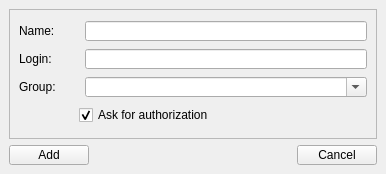
<ui version="4.0" >
 <class>addForm</class>
 <widget class="QWidget" name="addForm" >
  <property name="geometry" >
   <rect>
    <x>0</x>
    <y>0</y>
    <width>386</width>
    <height>174</height>
   </rect>
  </property>
  <property name="minimumSize" >
   <size>
    <width>232</width>
    <height>174</height>
   </size>
  </property>
  <property name="windowTitle" >
   <string>Add contact</string>
  </property>
  <layout class="QGridLayout" >
   <property name="margin" >
    <number>9</number>
   </property>
   <property name="spacing" >
    <number>6</number>
   </property>
   <item row="0" column="0" >
    <widget class="QFrame" name="frame" >
     <property name="frameShape" >
      <enum>QFrame::StyledPanel</enum>
     </property>
     <property name="frameShadow" >
      <enum>QFrame::Raised</enum>
     </property>
     <layout class="QGridLayout" >
      <property name="margin" >
       <number>9</number>
      </property>
      <property name="spacing" >
       <number>6</number>
      </property>
      <item row="3" column="0" >
       <layout class="QHBoxLayout" >
        <property name="margin" >
         <number>0</number>
        </property>
        <property name="spacing" >
         <number>6</number>
        </property>
        <item>
         <spacer>
          <property name="orientation" >
           <enum>Qt::Horizontal</enum>
          </property>
          <property name="sizeType" >
           <enum>QSizePolicy::Fixed</enum>
          </property>
          <property name="sizeHint" >
           <size>
            <width>60</width>
            <height>20</height>
           </size>
          </property>
         </spacer>
        </item>
        <item>
         <widget class="QCheckBox" name="afaCheckBox" >
          <property name="minimumSize" >
           <size>
            <width>0</width>
            <height>20</height>
           </size>
          </property>
          <property name="maximumSize" >
           <size>
            <width>16777215</width>
            <height>20</height>
           </size>
          </property>
          <property name="text" >
           <string>Ask for authorization</string>
          </property>
          <property name="shortcut" >
           <string/>
          </property>
          <property name="checked" >
           <bool>true</bool>
          </property>
         </widget>
        </item>
       </layout>
      </item>
      <item row="2" column="0" >
       <layout class="QHBoxLayout" >
        <property name="margin" >
         <number>0</number>
        </property>
        <property name="spacing" >
         <number>6</number>
        </property>
        <item>
         <widget class="QLabel" name="groupLabel" >
          <property name="minimumSize" >
           <size>
            <width>60</width>
            <height>20</height>
           </size>
          </property>
          <property name="maximumSize" >
           <size>
            <width>60</width>
            <height>20</height>
           </size>
          </property>
          <property name="text" >
           <string>Group:</string>
          </property>
          <property name="buddy" >
           <cstring>groupLine</cstring>
          </property>
         </widget>
        </item>
        <item>
         <widget class="QComboBox" name="groupLine" >
          <property name="minimumSize" >
           <size>
            <width>0</width>
            <height>20</height>
           </size>
          </property>
          <property name="maximumSize" >
           <size>
            <width>16777215</width>
            <height>20</height>
           </size>
          </property>
          <property name="editable" >
           <bool>true</bool>
          </property>
          <property name="autoCompletionCaseSensitivity" >
           <enum>Qt::CaseSensitive</enum>
          </property>
          <property name="frame" >
           <bool>true</bool>
          </property>
          <property name="modelColumn" >
           <bool>false</bool>
          </property>
         </widget>
        </item>
       </layout>
      </item>
      <item row="1" column="0" >
       <layout class="QHBoxLayout" >
        <property name="margin" >
         <number>0</number>
        </property>
        <property name="spacing" >
         <number>6</number>
        </property>
        <item>
         <widget class="QLabel" name="loginLabel" >
          <property name="minimumSize" >
           <size>
            <width>60</width>
            <height>20</height>
           </size>
          </property>
          <property name="maximumSize" >
           <size>
            <width>60</width>
            <height>20</height>
           </size>
          </property>
          <property name="text" >
           <string>Login:</string>
          </property>
          <property name="buddy" >
           <cstring>loginLine</cstring>
          </property>
         </widget>
        </item>
        <item>
         <widget class="QLineEdit" name="loginLine" >
          <property name="minimumSize" >
           <size>
            <width>0</width>
            <height>20</height>
           </size>
          </property>
          <property name="maximumSize" >
           <size>
            <width>16777215</width>
            <height>20</height>
           </size>
          </property>
         </widget>
        </item>
       </layout>
      </item>
      <item row="0" column="0" >
       <layout class="QHBoxLayout" >
        <property name="margin" >
         <number>0</number>
        </property>
        <property name="spacing" >
         <number>6</number>
        </property>
        <item>
         <widget class="QLabel" name="nameLabel" >
          <property name="minimumSize" >
           <size>
            <width>60</width>
            <height>20</height>
           </size>
          </property>
          <property name="maximumSize" >
           <size>
            <width>60</width>
            <height>20</height>
           </size>
          </property>
          <property name="text" >
           <string>Name:</string>
          </property>
          <property name="buddy" >
           <cstring>nameLine</cstring>
          </property>
         </widget>
        </item>
        <item>
         <widget class="QLineEdit" name="nameLine" >
          <property name="minimumSize" >
           <size>
            <width>0</width>
            <height>20</height>
           </size>
          </property>
          <property name="maximumSize" >
           <size>
            <width>16777215</width>
            <height>20</height>
           </size>
          </property>
         </widget>
        </item>
       </layout>
      </item>
     </layout>
    </widget>
   </item>
   <item row="1" column="0" >
    <layout class="QHBoxLayout" >
     <property name="margin" >
      <number>0</number>
     </property>
     <property name="spacing" >
      <number>6</number>
     </property>
     <item>
      <widget class="QPushButton" name="addButton" >
       <property name="minimumSize" >
        <size>
         <width>80</width>
         <height>20</height>
        </size>
       </property>
       <property name="maximumSize" >
        <size>
         <width>80</width>
         <height>20</height>
        </size>
       </property>
       <property name="text" >
        <string>Add</string>
       </property>
      </widget>
     </item>
     <item>
      <spacer>
       <property name="orientation" >
        <enum>Qt::Horizontal</enum>
       </property>
       <property name="sizeHint" >
        <size>
         <width>40</width>
         <height>20</height>
        </size>
       </property>
      </spacer>
     </item>
     <item>
      <widget class="QPushButton" name="cancelButton" >
       <property name="minimumSize" >
        <size>
         <width>80</width>
         <height>20</height>
        </size>
       </property>
       <property name="maximumSize" >
        <size>
         <width>80</width>
         <height>20</height>
        </size>
       </property>
       <property name="text" >
        <string>Cancel</string>
       </property>
      </widget>
     </item>
    </layout>
   </item>
  </layout>
 </widget>
 <tabstops>
  <tabstop>nameLine</tabstop>
  <tabstop>loginLine</tabstop>
  <tabstop>groupLine</tabstop>
  <tabstop>afaCheckBox</tabstop>
  <tabstop>addButton</tabstop>
  <tabstop>cancelButton</tabstop>
 </tabstops>
 <resources/>
 <connections/>
</ui>
